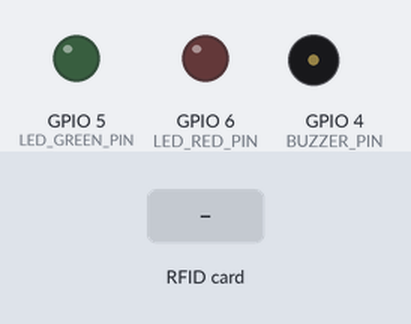
The sketch below on a simulated ESP32-S3. Shown: output pins drawn as LEDs (lit = HIGH), buzzer (waves = sounding, pin HIGH). Inputs (shaded band) come from the test bench. WiFi joins after 1.5 s; servers stay silent unless stated; uploads are accepted with an empty reply; what the sketch prints to the serial monitor is not drawn.

Above: at 2.7 s.
2.8 s: RFID card 5E 7A 19 C4 held to the reader
At 3.1 s:
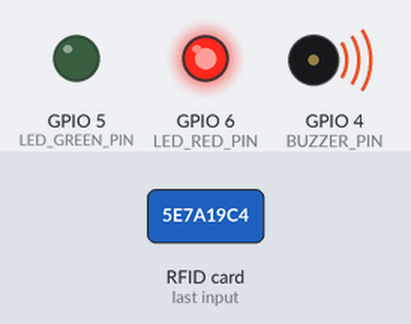
At 4.4 s:
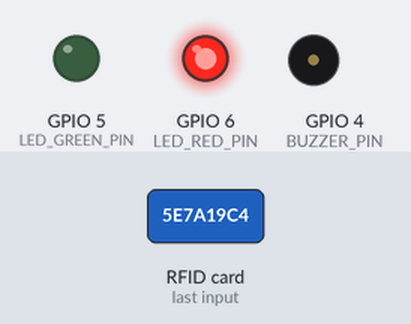
Timing chart, 0 to 8.4 s (numbered marks = the images above; inputs shaded):
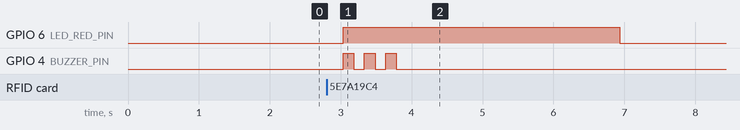

The sketch:

firmware_arduino_r3.ino
```cpp
/**
 * Prototype 1 : Checkpoint RFID - Firmware Arduino UNO R3
 * Tag : Arduino UNO R3 + RC522 (MFRC522)
 *
 * NOTE: Arduino UNO работает 5V - ОБЯЗАТЕЛЪН need logic level converter
 * pour RC522 (3.3V!) sinon destruction du module
 *
 * Fonctionne IDENTIQUE au version ESP32
 * avec les memes librairie et logique
 *
 * OPTION 1: Level shifter 5V→3.3V sur lignes SPI
 * OPTION 2: Module RC522 avec regulateur 3.3V integre
 */

#include <Arduino.h>
#include <WiFi.h>
#include <HTTPClient.h>
#include <SPI.h>
#include <MFRC522.h>

// ─────────────────────────────────────────────────────────────
// CONFIGURATION - MODIFIER ICI
// ─────────────────────────────────────────────────────────────
#define WIFI_SSID        "VOTRE_SSID_WIFI"
#define WIFI_PASSWORD   "VOTRE_MOT_DE_PASSE"
#define API_URL         "https://votre-projet.supabase.co/functions/v1/check-tool-access"
#define API_KEY         "votre-anon-key-supabase"

// Broches RC522 (Arduino UNO standard)
#define RST_PIN         9
#define SS_PIN          10

// Broches indicateurs
#define BUZZER_PIN      4
#define LED_GREEN_PIN   5
#define LED_RED_PIN     6

// Paramètres
const unsigned long COOLDOWN_READ = 1000;

// ─────────────────────────────────────────────────────────────
// OBJETS
// ─────────────────────────────────────────────────────────────
MFRC522 rfid(SS_PIN, RST_PIN);
HTTPClient http;
WiFiClient wifiClient;

unsigned long lastReadTime = 0;

// ─────────────────────────────────────────────────────────────
// SETUP
// ─────────────────────────────────────────────────────────────
void setup() {
    Serial.begin(115200);
    Serial.println("\n🔒 Checkpoint RFID - Arduino R3");

    pinMode(BUZZER_PIN, OUTPUT);
    pinMode(LED_GREEN_PIN, OUTPUT);
    pinMode(LED_RED_PIN, OUTPUT);

    digitalWrite(BUZZER_PIN, LOW);
    digitalWrite(LED_GREEN_PIN, LOW);
    digitalWrite(LED_RED_PIN, LOW);

    SPI.begin();
    rfid.PCD_Init();

    Serial.println("✅ RC522 initialisé");

    WiFi.begin(WIFI_SSID, WIFI_PASSWORD);
    Serial.println("📡 Connexion WiFi...");

    int attempts = 0;
    while (WiFi.status() != WL_CONNECTED && attempts < 20) {
        delay(500);
        Serial.print(".");
        attempts++;
    }

    if (WiFi.status() == WL_CONNECTED) {
        Serial.println("\n✅ WiFi connecté");
    } else {
        Serial.println("\n⚠️ WiFi échoué");
    }

    Serial.println("\n🟢 Prêt - Présenter un tag...");
}

// ─────────────────────────────────────────────────────────────
// LOOP
// ─────────────────────────────────────────────────────────────
void loop() {
    if (!rfid.PICC_IsNewCardPresent()) {
        delay(50);
        return;
    }

    if (millis() - lastReadTime < COOLDOWN_READ) {
        delay(50);
        return;
    }
    lastReadTime = millis();

    if (!rfid.PICC_ReadCardSerial()) {
        return;
    }

    String uid = getUIDString();
    Serial.println("\n📡 Tag: " + uid);

    bool authorized = checkToolAccess(uid);
    setIndicators(authorized);
    Serial.println(authorized ? "✅ AUTORISÉ" : "❌ REFUSÉ");

    rfid.PICC_HaltA();
    rfid.PCD_StopCrypto1();

    delay(3000);
    resetIndicators();
}

// ─────────────────────────────────────────────────────────────
// FONCTIONS
// ─────────────────────────────────────────────────────────────
String getUIDString() {
    String uid = "";
    for (byte i = 0; i < rfid.uid.size; i++) {
        if (rfid.uid.uidByte[i] < 0x10) uid += "0";
        uid += String(rfid.uid.uidByte[i], HEX);
    }
    uid.toUpperCase();
    return uid;
}

bool checkToolAccess(String uid) {
    if (WiFi.status() != WL_CONNECTED) {
        return false;
    }

    http.begin(wifiClient, API_URL);
    http.addHeader("Content-Type", "application/json");
    http.addHeader("apikey", API_KEY);

    String payload = "{\"tool_uid\":\"" + uid + "\",\"checkpoint_id\":\"CHECKPOINT_01\"}";
    int httpCode = http.POST(payload);

    bool authorized = false;
    if (httpCode == 200) {
        String response = http.getString();
        authorized = response.indexOf("\"authorized\":true") > 0;
    }

    http.end();
    return authorized;
}

void setIndicators(bool authorized) {
    if (authorized) {
        digitalWrite(LED_GREEN_PIN, HIGH);
        digitalWrite(LED_RED_PIN, LOW);
        digitalWrite(BUZZER_PIN, LOW);
    } else {
        digitalWrite(LED_GREEN_PIN, LOW);
        digitalWrite(LED_RED_PIN, HIGH);

        for (int i = 0; i < 3; i++) {
            digitalWrite(BUZZER_PIN, HIGH);
            delay(150);
            digitalWrite(BUZZER_PIN, LOW);
            delay(150);
        }
    }
}

void resetIndicators() {
    digitalWrite(LED_GREEN_PIN, LOW);
    digitalWrite(LED_RED_PIN, LOW);
    digitalWrite(BUZZER_PIN, LOW);
}
```

Measured:
- after the input at 2.8 s, GPIO 6 (LED_RED_PIN): LOW → HIGH after 0.23 s, → LOW 3.9 s later; GPIO 4 (BUZZER_PIN): alternates HIGH for 0.15 s and LOW for 0.15 s, 6 changes in all, then stays LOW, starting after 0.23 s
